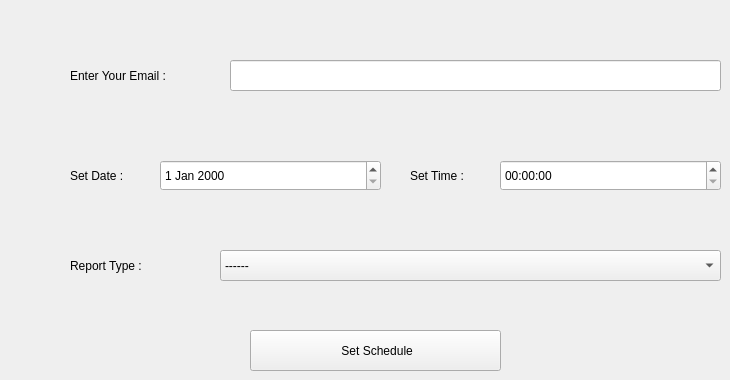
      <widget class="QWidget" name="tab_20">
       <attribute name="title">
        <string>Admin Report</string>
       </attribute>
       <widget class="QLabel" name="label_10">
        <property name="geometry">
         <rect>
          <x>70</x>
          <y>60</y>
          <width>131</width>
          <height>31</height>
         </rect>
        </property>
        <property name="text">
         <string>Enter Your Email :</string>
        </property>
       </widget>
       <widget class="QLineEdit" name="lineEdit_10">
        <property name="geometry">
         <rect>
          <x>230</x>
          <y>60</y>
          <width>491</width>
          <height>31</height>
         </rect>
        </property>
       </widget>
       <widget class="QLabel" name="label_11">
        <property name="geometry">
         <rect>
          <x>70</x>
          <y>160</y>
          <width>81</width>
          <height>31</height>
         </rect>
        </property>
        <property name="text">
         <string>Set Date :</string>
        </property>
       </widget>
       <widget class="QPushButton" name="pushButton_24">
        <property name="geometry">
         <rect>
          <x>250</x>
          <y>330</y>
          <width>251</width>
          <height>41</height>
         </rect>
        </property>
        <property name="cursor">
         <cursorShape>PointingHandCursor</cursorShape>
        </property>
        <property name="text">
         <string> Set Schedule</string>
        </property>
        <property name="icon">
         <iconset resource="icons.qrc">
          <normaloff>:/icons/schedule.png</normaloff>:/icons/schedule.png</iconset>
        </property>
       </widget>
       <widget class="QDateEdit" name="dateEdit_5">
        <property name="geometry">
         <rect>
          <x>160</x>
          <y>160</y>
          <width>221</width>
          <height>31</height>
         </rect>
        </property>
       </widget>
       <widget class="QLabel" name="label_12">
        <property name="geometry">
         <rect>
          <x>410</x>
          <y>160</y>
          <width>81</width>
          <height>31</height>
         </rect>
        </property>
        <property name="text">
         <string>Set Time :</string>
        </property>
       </widget>
       <widget class="QTimeEdit" name="timeEdit">
        <property name="geometry">
         <rect>
          <x>500</x>
          <y>160</y>
          <width>221</width>
          <height>31</height>
         </rect>
        </property>
       </widget>
       <widget class="QLabel" name="label_15">
        <property name="geometry">
         <rect>
          <x>70</x>
          <y>250</y>
          <width>111</width>
          <height>31</height>
         </rect>
        </property>
        <property name="text">
         <string>Report Type :</string>
        </property>
       </widget>
       <widget class="QComboBox" name="comboBox_20">
        <property name="geometry">
         <rect>
          <x>220</x>
          <y>250</y>
          <width>501</width>
          <height>31</height>
         </rect>
        </property>
        <item>
         <property name="text">
          <string>------</string>
         </property>
        </item>
        <item>
         <property name="text">
          <string>Daily</string>
         </property>
        </item>
        <item>
         <property name="text">
          <string>Monthly</string>
         </property>
        </item>
        <item>
         <property name="text">
          <string>Annaly</string>
         </property>
        </item>
       </widget>
      </widget>
